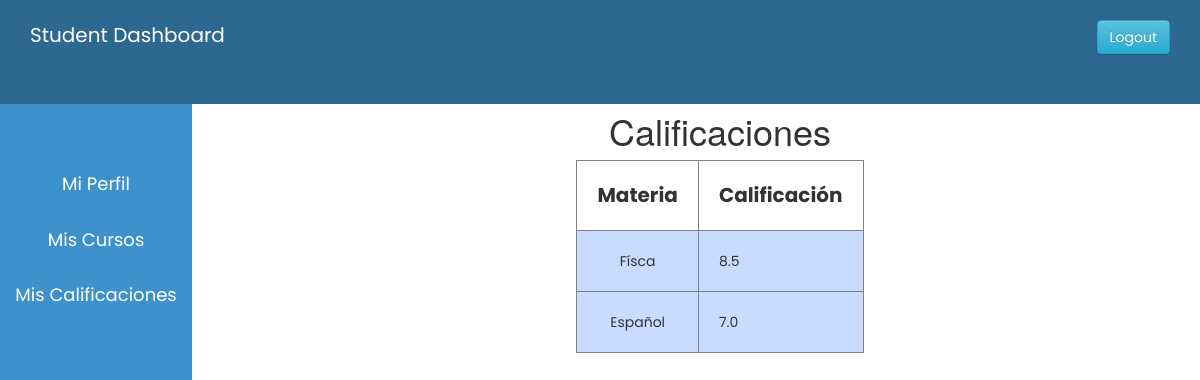
/student_results.php (signed in), run on the app's committed database.
### tables this page shows
CREATE TABLE `student_results` (
  `id` int(11) NOT NULL,
  `name` varchar(255) NOT NULL,
  `grade` decimal(3,1) NOT NULL
);

### student_results.php (the view, shortened to what this page needs)
<?php
  $host="localhost";
  $user="root";
  $password="";
  $db="schoolproject";
  $data=mysqli_connect($host,$user,$password,$db);
  $sql="SELECT * FROM student_results";
  $result=mysqli_query($data,$sql);
?>
<!DOCTYPE html>
<html lang="en">
<head>
  <?php
    include 'student_css.php'
  ?>
</head>
<body>
  <?php
    include 'student_sidebar.php'
  ?>
<div class="content">
    <center><br>
    <h1>Calificaciones</h1>
    <table border="1px">
        <tr>
          <th class="table_th" style="text-align: center; font-family: Poppins;">Materia</th>
          <th class="table_th" style="text-align: center; font-family: Poppins;">Calificación</th>
        </tr>
        <?php
        while($info=$result->fetch_assoc()){
        ?>
        <tr>
            <td class="table_td" style="text-align: center; font-family: Poppins;">
              <?php echo "{$info['name']}"?>
            </td>
            <td class="table_td" style="text-align: center font-family: Poppins;">
              <?php echo "{$info['grade']}"?>
            </td>
        </tr>
        <?php
        }
        ?>
    </table>
    </center>
  </div>
</body>
</html>

### admin.css (style rules this page uses)
* { margin: 0px; padding: 0px; }
.content { margin-left: 20%; margin-top: 5.9%; }

### student_results.php (style rules this page uses)
.table_th { padding:20px; font-size: 20px; font-family: Poppins; }
.table_td { padding: 20px; background-color:#c8dcff; font-family: Poppins; }

### data on the page
student_results: name "Físca", grade "8.5"
student_results: name "Español", grade "7.0"
